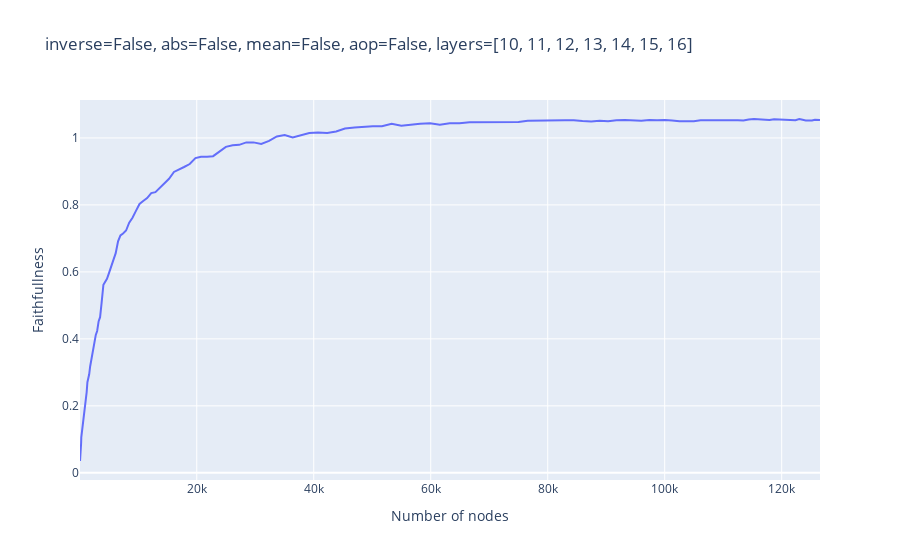

Notebook code for this chart:
### Code cell
import matplotlib.pyplot as plt
import plotly.express as px

# plt.plot([max(n_nodes_counts) - x for x in n_nodes_counts], ablated_metrics)
# plt.plot(thresholds, ablated_metrics)
# plt.plot(thresholds, ablated_metrics)
# plt.plot(n_nodes_counts, ablated_metrics)
# plt.plot(thresholds, n_nodes_counts)
# plt.xscale("log")
# plt.plot(n_nodes_counts)

# px.line(x=list(range(len(ablated_metrics))), y=ablated_metrics)
# fig = px.line(x=thresholds, y=ablated_metrics)
# fig.update_xaxes(type="log", exponentformat="power")

fig = px.line(x=n_nodes_counts, y=faithfullness, title=f"inverse={inverse}, abs={do_abs}, mean={mean_ablate}, aop={average_over_positions}, layers={layers}")
fig.update_xaxes(title="Number of nodes")
fig.update_yaxes(title="Faithfullness")

fig

### Figure 1 — Plotly figure (JSON) as saved in the notebook; plotly's stock layout.template omitted (floating-point values rounded to 4 significant figures; data arrays with more than 128 entries replaced by an {"elided": "..."} marker saying what was removed)
{"data": [{"hovertemplate": "x=%{x}<br>y=%{y}<extra></extra>", "legendgroup": "", "line": {"color": "#636efa", "dash": "solid"}, "marker": {"symbol": "circle"}, "mode": "lines", "name": "", "orientation": "v", "showlegend": false, "type": "scatter", "x": {"elided": "150 int values"}, "xaxis": "x", "y": {"elided": "150 float values"}, "yaxis": "y"}], "layout": {"legend": {"tracegroupgap": 0}, "title": {"text": "inverse=False, abs=False, mean=False, aop=False, layers=[10, 11, 12, 13, 14, 15, 16]"}, "xaxis": {"anchor": "y", "domain": [0, 1], "title": {"text": "Number of nodes"}}, "yaxis": {"anchor": "x", "domain": [0, 1], "title": {"text": "Faithfullness"}}}}
